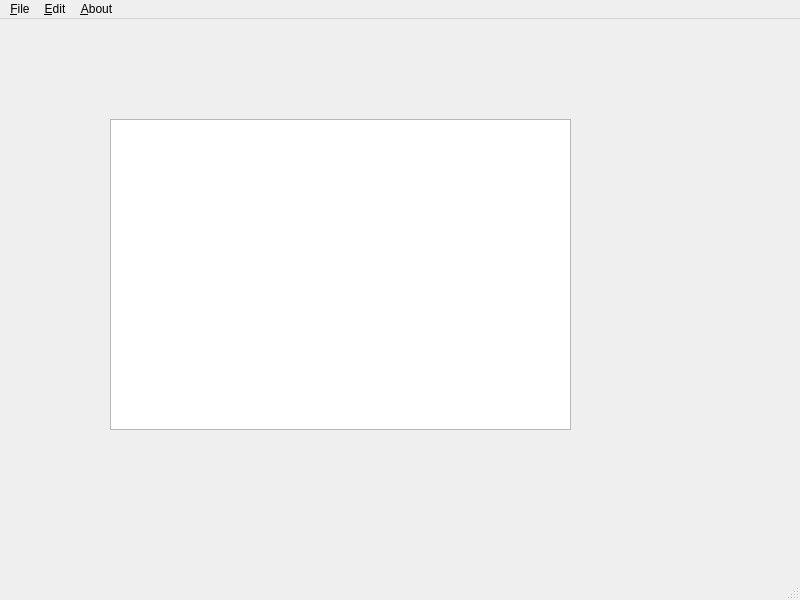
<?xml version="1.0" encoding="UTF-8"?>
<ui version="4.0">
 <class>MainWindow</class>
 <widget class="QMainWindow" name="MainWindow">
  <property name="windowModality">
   <enum>Qt::WindowModality::ApplicationModal</enum>
  </property>
  <property name="geometry">
   <rect>
    <x>0</x>
    <y>0</y>
    <width>800</width>
    <height>600</height>
   </rect>
  </property>
  <property name="windowTitle">
   <string>MainWindow</string>
  </property>
  <widget class="QWidget" name="centralwidget">
   <widget class="QTableView" name="sTable">
    <property name="geometry">
     <rect>
      <x>110</x>
      <y>100</y>
      <width>461</width>
      <height>311</height>
     </rect>
    </property>
    <property name="editTriggers">
     <set>QAbstractItemView::EditTrigger::NoEditTriggers</set>
    </property>
    <property name="sortingEnabled">
     <bool>true</bool>
    </property>
    <attribute name="horizontalHeaderCascadingSectionResizes">
     <bool>false</bool>
    </attribute>
   </widget>
  </widget>
  <widget class="QMenuBar" name="menubar">
   <property name="geometry">
    <rect>
     <x>0</x>
     <y>0</y>
     <width>800</width>
     <height>25</height>
    </rect>
   </property>
   <widget class="QMenu" name="menu_File">
    <property name="title">
     <string>&amp;File</string>
    </property>
    <addaction name="action_New"/>
    <addaction name="action_Save"/>
    <addaction name="actionSave_As"/>
    <addaction name="separator"/>
    <addaction name="action_Open"/>
    <addaction name="separator"/>
    <addaction name="actionExit"/>
   </widget>
   <widget class="QMenu" name="menu_About">
    <property name="title">
     <string>&amp;About</string>
    </property>
    <addaction name="actionInfo"/>
   </widget>
   <widget class="QMenu" name="menuEdit">
    <property name="title">
     <string>&amp;Edit</string>
    </property>
    <addaction name="separator"/>
    <addaction name="actionNew_Student"/>
   </widget>
   <addaction name="menu_File"/>
   <addaction name="menuEdit"/>
   <addaction name="menu_About"/>
  </widget>
  <widget class="QStatusBar" name="statusbar"/>
  <action name="action_New">
   <property name="text">
    <string>&amp;New</string>
   </property>
   <property name="shortcut">
    <string>Ctrl+N</string>
   </property>
  </action>
  <action name="action_Open">
   <property name="text">
    <string>&amp;Open</string>
   </property>
   <property name="shortcut">
    <string>Ctrl+O</string>
   </property>
  </action>
  <action name="actionExit">
   <property name="text">
    <string>&amp;Exit</string>
   </property>
   <property name="shortcut">
    <string>Ctrl+Q</string>
   </property>
  </action>
  <action name="actionInfo">
   <property name="text">
    <string>&amp;Info</string>
   </property>
   <property name="shortcut">
    <string>Ctrl+I</string>
   </property>
  </action>
  <action name="action_Save">
   <property name="text">
    <string>&amp;Save</string>
   </property>
   <property name="shortcut">
    <string>Ctrl+S</string>
   </property>
  </action>
  <action name="actionSave_As">
   <property name="text">
    <string>Save &amp;As</string>
   </property>
   <property name="shortcut">
    <string>Ctrl+Shift+S</string>
   </property>
  </action>
  <action name="actionNew_Student">
   <property name="text">
    <string>&amp;New Student</string>
   </property>
   <property name="shortcut">
    <string>Ctrl+A</string>
   </property>
  </action>
 </widget>
 <resources/>
 <connections/>
</ui>
